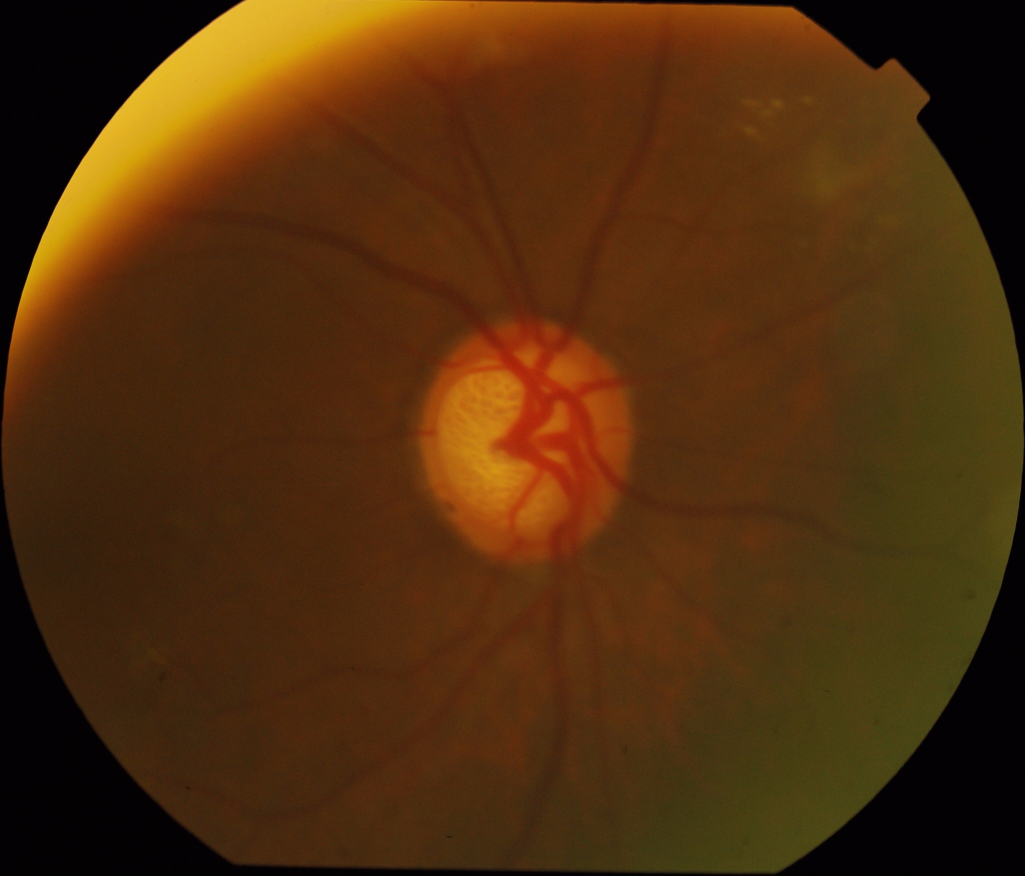
#> input picture Images/drishtiGS_001.png, 2049 x 1751 px (shown at 1/2 size)
$ python -i OD_detection.py   (imports and definitions only)
#> lines starting #> are read from the running program, lines starting #| are printed output that depends on the picture
#!/usr/bin/env python3
# -*- coding: utf-8 -*-

# Script permettant de faire la détection du disque optique grâce au calcul des points brillants et un algorithme de template matching


import numpy as np
import cv2
import os
#import matplotlib.pyplot as plt
#from skimage import exposure
from scipy import ndimage

from skimage.measure import label, regionprops
import scipy.ndimage.measurements as snm

# POur le calcul de la distance euclidienne
from scipy.spatial import distance as dis

# Pour la lecture et l'écriture de fichiers .csv
import csv


""" ---------------------------------------------------------------------------------------------- """

#entree = '../Input/'

input_folder = '../Images/'
fichiers = os.listdir(input_folder)
# [1 line not run here, left out]


outpath = '../OD_detection/'

# [5 lines not run here, left out]


crop_outpath = outpath + 'OD_crops/'

# [5 lines not run here, left out]


""" ---------------------------------------------------------------------------------------------- """


# [26 lines left out: functions equalization, binarization, not called in this run]


""" --------------------------- Step I : Détection des points candidats --------------------------- """


def bright_points(image):

    cv2.imwrite(image_outpath+'0_image.jpg', image)

    # Extraction du canal G de l'image
    im = image[:,:,1]
    im_eq = equalization(im)

    #plt.imshow(im)
    #plt.show()

    cv2.imwrite(image_outpath+'1_image_egalisee.jpg', im_eq)

    # Binarisation de l'image par la méthode d'Otsu
    seuil, seuil_max, image_b = binarization(im_eq)
    cv2.imwrite(image_outpath+'2_image_seuillee.png', image_b)

    """
    if base == 'DRIVE/':

        # Opération permettant de ne pas considérer le bord dans le calcul de la carte de distances
        centre = (292,282)
        R = 230

        for j in range(0, image.shape[0]):
            for i in range(0, image.shape[1]):
                dist = dis.euclidean((i,j), (centre[0], centre[1]))
                if dist > R:
                    image_b[j,i] = 0
    """

    # Calcul de la carte de distance euclidienne

    dist = ndimage.distance_transform_edt(image_b)

    dist[0:200, :] = 0
    dist[:, 0:200] = 0
    dist[dist.shape[0]-200:dist.shape[0], :] = 0
    dist[:, dist.shape[1]-200:dist.shape[1]] = 0

    cv2.imwrite(image_outpath + '3_distance_map.jpg', dist)
    #plt.imshow(dist, cmap=plt.cm.gray)


    # Calcul des maxima de la carte de distances
    maximum, index = np.amax(dist), np.unravel_index(np.argmax(dist, axis=None), dist.shape)

    xd = index[0]
    yd = index[1]

    # Affichage du point le plus "brillant" sur l'image d'origine
    #cv2.circle(image, (yd, xd), 2, (0, 0, 255), thickness=4)

    # Carte contenant les maximas
    #maxima = dist > maximum - 10

    maxima = dist > maximum - seuil_max
    #maxima = dist > moyenne+ecart

    image1 = im_eq.copy()

    # Image faisant apparaitre les zones maximales
    for i in range(0, maxima.shape[0]):
        for j in range(0, maxima.shape[1]):
            if maxima[i][j] == True:
                image1[i][j] = 0

    #plt.imshow(image1, cmap=plt.cm.gray)
    cv2.imwrite(image_outpath + '4_max_dist_map.jpg', image1)

    maxima = maxima*1

    # Etiquetage des zones maximales selon leur connexité
    label_points = label(maxima)

    # Liste des centres des zones maximales de l'image
    centres = []

    for region in regionprops(label_points):

        # On ne considère uniquement les zones supérieures à une certaine aire
        if region.area > 200:

            i = region.label

            centre = snm.center_of_mass(maxima, label_points, i)
            centre = (int(centre[0]), int(centre[1]))

            centres.append(centre)

    #liste_centres.append(centres)

    # Images faisant apparaitre les centres candidats

    image2 = im_eq.copy()

    for point in centres:
        cv2.circle(image2, (point[1], point[0]), 5, (0, 0, 255), thickness=4)

    cv2.imwrite(image_outpath + '5_bright_points.jpg', image2)

    return centres


""" ---------------------- Step II : Détection du disque optique via template matching sur les points brillants détectés --------------------------- """

# A partir de la liste des centres de chaque image, le but est de trouver le centre du disque pour
# chaque image en utilisant le critère de Template Matching

# [104 lines left out: function template_matching, not called in this run]


""" ---------------------------------------------------------------------------------------------- """

#image_name = 'drishtiGS_063.png'

# [35 lines not run here, left out]


>>> import cv2
>>> picture = cv2.imread('../Images/drishtiGS_001.png', cv2.IMREAD_GRAYSCALE)
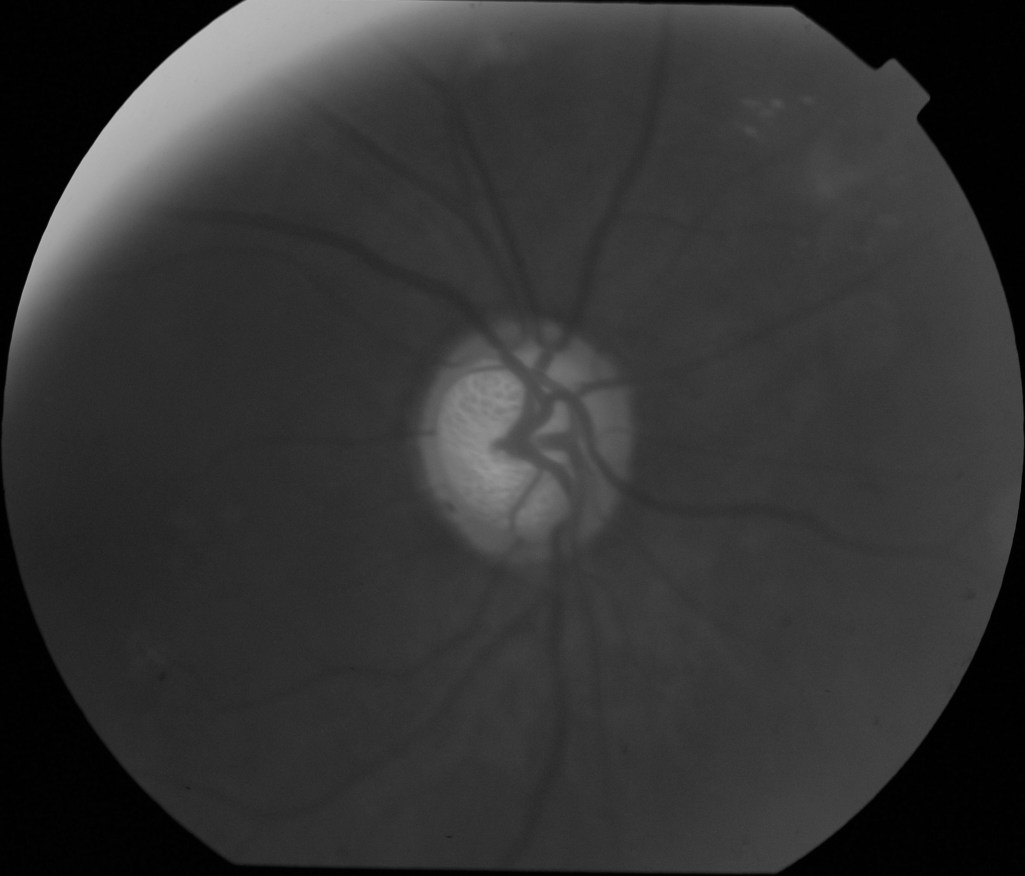
#> picture: shape (1751, 2049) (shown at 1/2 size); min 0, max 192, mean 51.7
#> (the run stopped early here; a loop or call above may not have finished)

$ run again, on Images/drishtiGS_005.png
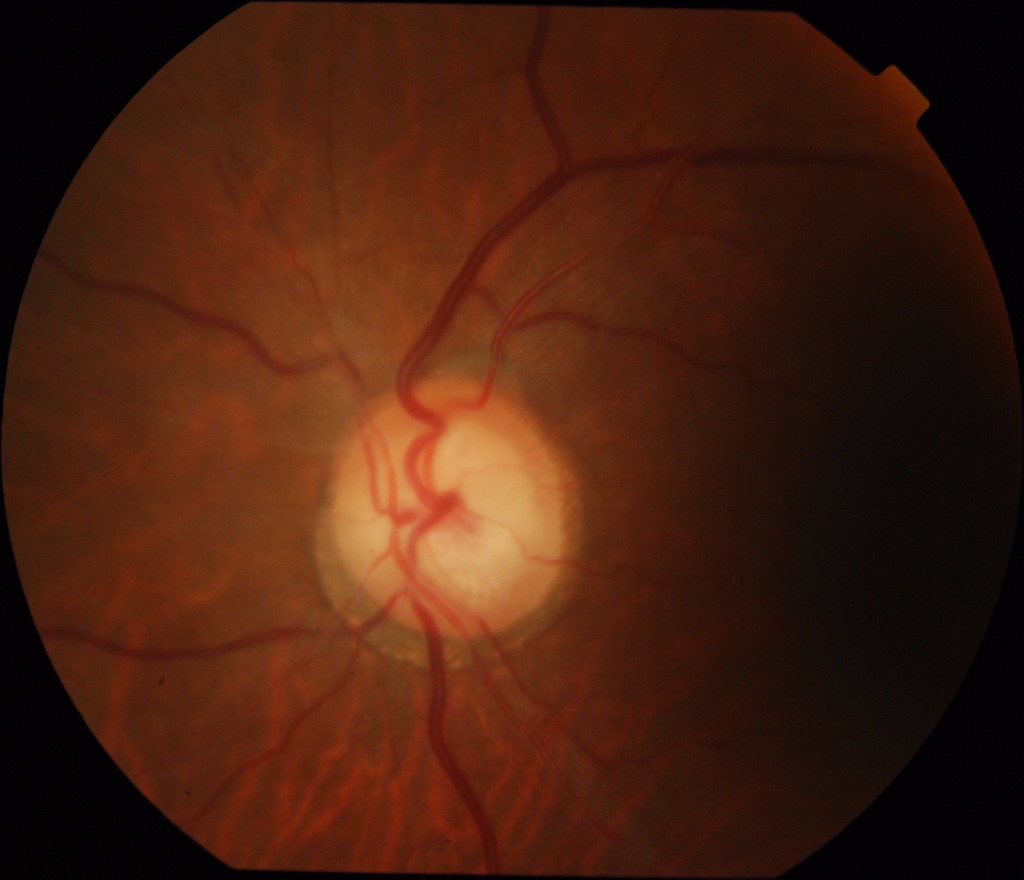
#> input picture Images/drishtiGS_005.png, 2047 x 1759 px (shown at 1/2 size)
#> `picture = cv2.imread('../Images/drishtiGS_001.png', cv2.IMREAD_GRAYSCA..`:
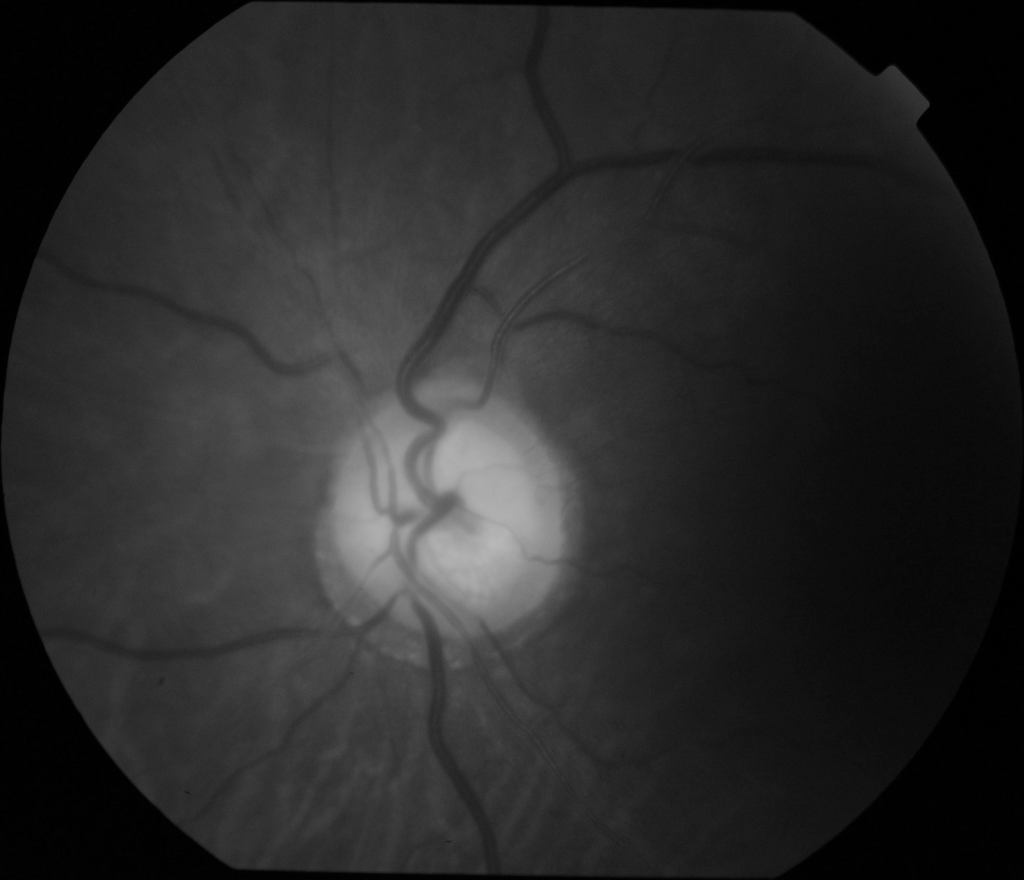
#> picture: shape (1759, 2047) (shown at 1/2 size); min 0, max 186, mean 41.2
